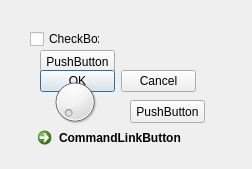
<?xml version="1.0" encoding="UTF-8"?>
<ui version="4.0">
 <class>BaseWidget</class>
 <widget class="QWidget" name="BaseWidget">
  <property name="geometry">
   <rect>
    <x>0</x>
    <y>0</y>
    <width>252</width>
    <height>169</height>
   </rect>
  </property>
  <property name="minimumSize">
   <size>
    <width>252</width>
    <height>169</height>
   </size>
  </property>
  <property name="maximumSize">
   <size>
    <width>252</width>
    <height>169</height>
   </size>
  </property>
  <property name="windowTitle">
   <string>BaseWidget</string>
  </property>
  <widget class="QPushButton" name="pushButton">
   <property name="geometry">
    <rect>
     <x>40</x>
     <y>50</y>
     <width>75</width>
     <height>23</height>
    </rect>
   </property>
   <property name="text">
    <string>PushButton</string>
   </property>
  </widget>
  <widget class="QPushButton" name="pushButton_2">
   <property name="geometry">
    <rect>
     <x>130</x>
     <y>100</y>
     <width>75</width>
     <height>23</height>
    </rect>
   </property>
   <property name="text">
    <string>PushButton</string>
   </property>
  </widget>
  <widget class="QCheckBox" name="checkBox">
   <property name="geometry">
    <rect>
     <x>30</x>
     <y>30</y>
     <width>70</width>
     <height>18</height>
    </rect>
   </property>
   <property name="text">
    <string>CheckBox</string>
   </property>
  </widget>
  <widget class="QDialogButtonBox" name="buttonBox">
   <property name="geometry">
    <rect>
     <x>40</x>
     <y>70</y>
     <width>156</width>
     <height>23</height>
    </rect>
   </property>
   <property name="standardButtons">
    <set>QDialogButtonBox::Cancel|QDialogButtonBox::Ok</set>
   </property>
  </widget>
  <widget class="QCommandLinkButton" name="commandLinkButton">
   <property name="geometry">
    <rect>
     <x>30</x>
     <y>120</y>
     <width>186</width>
     <height>41</height>
    </rect>
   </property>
   <property name="text">
    <string>CommandLinkButton</string>
   </property>
  </widget>
  <widget class="QDial" name="dial">
   <property name="geometry">
    <rect>
     <x>50</x>
     <y>70</y>
     <width>50</width>
     <height>64</height>
    </rect>
   </property>
  </widget>
 </widget>
 <layoutdefault spacing="6" margin="11"/>
 <resources/>
 <connections/>
</ui>
